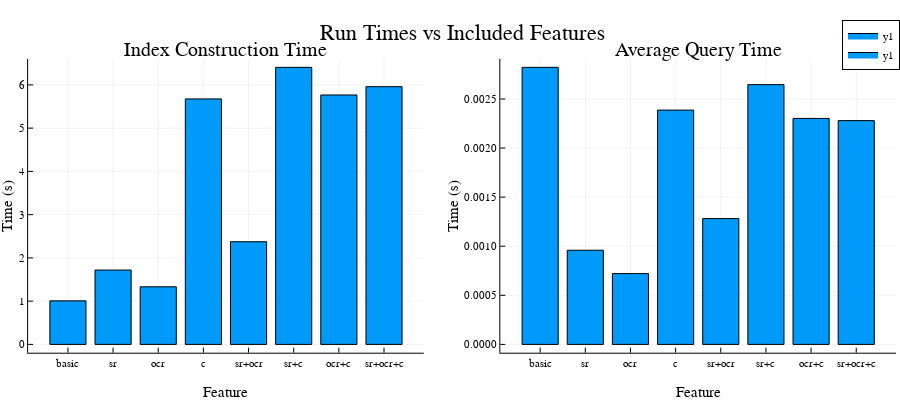

The code cell stored with this chart in its notebook:
### Markdown cell above
These distributions appear notably bimodal. I have a feeling that including extra sources of text is probably to blame. Let's see if that's the case.

### Code cell
sr_mask = (indexes[:,"sr"].==1)
ocr_mask = (indexes[:,"ocr"].==1)
c_mask = (indexes[:,"comments"].==1)


p1 = bar(
    [
        mean(indexes[(!).(sr_mask).&&(!).(ocr_mask).&&(!).(c_mask),"indexing_time"]),
        mean(indexes[(sr_mask).&&(!).(ocr_mask).&&(!).(c_mask),"indexing_time"]),
        mean(indexes[(!).(sr_mask).&&(ocr_mask).&&(!).(c_mask),"indexing_time"]),
        mean(indexes[(!).(sr_mask).&&(!).(ocr_mask).&&(c_mask),"indexing_time"]),
        mean(indexes[(sr_mask).&&(ocr_mask).&&(!).(c_mask),"indexing_time"]),
        mean(indexes[(sr_mask).&&(!).(ocr_mask).&&(c_mask),"indexing_time"]),
        mean(indexes[(!).(sr_mask).&&(ocr_mask).&&(c_mask),"indexing_time"]),
        mean(indexes[(sr_mask).&&(ocr_mask).&&(c_mask),"indexing_time"])
    ],
    xticks = (1:8, ["basic","sr","ocr","c","sr+ocr","sr+c","ocr+c","sr+ocr+c"]),
    title = "Index Construction Time",
    xlabel = "Feature",
    ylabel = "Time (s)",
    legend = false
)

p2 = bar(
    [
        mean(indexes[(!).(sr_mask).&&(!).(ocr_mask).&&(!).(c_mask),"index_avg_query_time"]),
        mean(indexes[(sr_mask).&&(!).(ocr_mask).&&(!).(c_mask),"index_avg_query_time"]),
        mean(indexes[(!).(sr_mask).&&(ocr_mask).&&(!).(c_mask),"index_avg_query_time"]),
        mean(indexes[(!).(sr_mask).&&(!).(ocr_mask).&&(c_mask),"index_avg_query_time"]),
        mean(indexes[(sr_mask).&&(ocr_mask).&&(!).(c_mask),"index_avg_query_time"]),
        mean(indexes[(sr_mask).&&(!).(ocr_mask).&&(c_mask),"index_avg_query_time"]),
        mean(indexes[(!).(sr_mask).&&(ocr_mask).&&(c_mask),"index_avg_query_time"]),
        mean(indexes[(sr_mask).&&(ocr_mask).&&(c_mask),"index_avg_query_time"])
    ],
    xticks = (1:8, ["basic","sr","ocr","c","sr+ocr","sr+c","ocr+c","sr+ocr+c"]),
    title = "Average Query Time",
    xlabel = "Feature",
    ylabel = "Time (s)",
    legend = false
)


plot([p1,p2]..., layout=(1,2), size=(900,400), plot_title = "Run Times vs Included Features")

### Figure 1 — Plotly figure (JSON) as saved in the notebook; plotly's stock layout.template omitted (floating-point values rounded to 4 significant figures)
{"data": [{"fill": "tozeroy", "fillcolor": "rgba(0, 154, 250, 1.000)", "legendgroup": "y1", "line": {"color": "rgba(0, 0, 0, 1.000)", "dash": "solid", "width": 1}, "mode": "lines", "name": "y1", "showlegend": true, "type": "scatter", "x": [0.6, 0.6, 1.4, 1.4, 0.6, 0.6], "xaxis": "x1", "y": [1.007, 0, 0, 1.007, 1.007, 1.007], "yaxis": "y1"}, {"fill": "tozeroy", "fillcolor": "rgba(0, 154, 250, 1.000)", "legendgroup": "y1", "line": {"color": "rgba(0, 0, 0, 1.000)", "dash": "solid", "width": 1}, "mode": "lines", "name": "y1", "showlegend": false, "type": "scatter", "x": [1.6, 1.6, 2.4, 2.4, 1.6, 1.6], "xaxis": "x1", "y": [1.719, 0, 0, 1.719, 1.719, 1.719], "yaxis": "y1"}, {"fill": "tozeroy", "fillcolor": "rgba(0, 154, 250, 1.000)", "legendgroup": "y1", "line": {"color": "rgba(0, 0, 0, 1.000)", "dash": "solid", "width": 1}, "mode": "lines", "name": "y1", "showlegend": false, "type": "scatter", "x": [2.6, 2.6, 3.4, 3.4, 2.6, 2.6], "xaxis": "x1", "y": [1.332, 0, 0, 1.332, 1.332, 1.332], "yaxis": "y1"}, {"fill": "tozeroy", "fillcolor": "rgba(0, 154, 250, 1.000)", "legendgroup": "y1", "line": {"color": "rgba(0, 0, 0, 1.000)", "dash": "solid", "width": 1}, "mode": "lines", "name": "y1", "showlegend": false, "type": "scatter", "x": [3.6, 3.6, 4.4, 4.4, 3.6, 3.6], "xaxis": "x1", "y": [5.676, 0, 0, 5.676, 5.676, 5.676], "yaxis": "y1"}, {"fill": "tozeroy", "fillcolor": "rgba(0, 154, 250, 1.000)", "legendgroup": "y1", "line": {"color": "rgba(0, 0, 0, 1.000)", "dash": "solid", "width": 1}, "mode": "lines", "name": "y1", "showlegend": false, "type": "scatter", "x": [4.6, 4.6, 5.4, 5.4, 4.6, 4.6], "xaxis": "x1", "y": [2.374, 0, 0, 2.374, 2.374, 2.374], "yaxis": "y1"}, {"fill": "tozeroy", "fillcolor": "rgba(0, 154, 250, 1.000)", "legendgroup": "y1", "line": {"color": "rgba(0, 0, 0, 1.000)", "dash": "solid", "width": 1}, "mode": "lines", "name": "y1", "showlegend": false, "type": "scatter", "x": [5.6, 5.6, 6.4, 6.4, 5.6, 5.6], "xaxis": "x1", "y": [6.405, 0, 0, 6.405, 6.405, 6.405], "yaxis": "y1"}, {"fill": "tozeroy", "fillcolor": "rgba(0, 154, 250, 1.000)", "legendgroup": "y1", "line": {"color": "rgba(0, 0, 0, 1.000)", "dash": "solid", "width": 1}, "mode": "lines", "name": "y1", "showlegend": false, "type": "scatter", "x": [6.6, 6.6, 7.4, 7.4, 6.6, 6.6], "xaxis": "x1", "y": [5.767, 0, 0, 5.767, 5.767, 5.767], "yaxis": "y1"}, {"fill": "tozeroy", "fillcolor": "rgba(0, 154, 250, 1.000)", "legendgroup": "y1", "line": {"color": "rgba(0, 0, 0, 1.000)", "dash": "solid", "width": 1}, "mode": "lines", "name": "y1", "showlegend": false, "type": "scatter", "x": [7.6, 7.6, 8.4, 8.4, 7.6, 7.6], "xaxis": "x1", "y": [5.959, 0, 0, 5.959, 5.959, 5.959], "yaxis": "y1"}, {"colorbar": {"title": ""}, "legendgroup": "y1", "marker": {"color": "rgba(0, 154, 250, 0.000)", "line": {"color": "rgba(0, 0, 0, 0.000)", "width": 1}, "size": 0, "symbol": "circle"}, "mode": "markers", "name": "y1", "showlegend": false, "type": "scatter", "x": [1, 2, 3, 4, 5, 6, 7, 8], "xaxis": "x1", "y": [1.007, 1.719, 1.332, 5.676, 2.374, 6.405, 5.767, 5.959], "yaxis": "y1", "zmax": null, "zmin": null}, {"fill": "tozeroy", "fillcolor": "rgba(0, 154, 250, 1.000)", "legendgroup": "y1", "line": {"color": "rgba(0, 0, 0, 1.000)", "dash": "solid", "width": 1}, "mode": "lines", "name": "y1", "showlegend": true, "type": "scatter", "x": [0.6, 0.6, 1.4, 1.4, 0.6, 0.6], "xaxis": "x2", "y": [0.002822, 0, 0, 0.002822, 0.002822, 0.002822], "yaxis": "y2"}, {"fill": "tozeroy", "fillcolor": "rgba(0, 154, 250, 1.000)", "legendgroup": "y1", "line": {"color": "rgba(0, 0, 0, 1.000)", "dash": "solid", "width": 1}, "mode": "lines", "name": "y1", "showlegend": false, "type": "scatter", "x": [1.6, 1.6, 2.4, 2.4, 1.6, 1.6], "xaxis": "x2", "y": [0.0009591, 0, 0, 0.0009591, 0.0009591, 0.0009591], "yaxis": "y2"}, {"fill": "tozeroy", "fillcolor": "rgba(0, 154, 250, 1.000)", "legendgroup": "y1", "line": {"color": "rgba(0, 0, 0, 1.000)", "dash": "solid", "width": 1}, "mode": "lines", "name": "y1", "showlegend": false, "type": "scatter", "x": [2.6, 2.6, 3.4, 3.4, 2.6, 2.6], "xaxis": "x2", "y": [0.0007215, 0, 0, 0.0007215, 0.0007215, 0.0007215], "yaxis": "y2"}, {"fill": "tozeroy", "fillcolor": "rgba(0, 154, 250, 1.000)", "legendgroup": "y1", "line": {"color": "rgba(0, 0, 0, 1.000)", "dash": "solid", "width": 1}, "mode": "lines", "name": "y1", "showlegend": false, "type": "scatter", "x": [3.6, 3.6, 4.4, 4.4, 3.6, 3.6], "xaxis": "x2", "y": [0.002387, 0, 0, 0.002387, 0.002387, 0.002387], "yaxis": "y2"}, {"fill": "tozeroy", "fillcolor": "rgba(0, 154, 250, 1.000)", "legendgroup": "y1", "line": {"color": "rgba(0, 0, 0, 1.000)", "dash": "solid", "width": 1}, "mode": "lines", "name": "y1", "showlegend": false, "type": "scatter", "x": [4.6, 4.6, 5.4, 5.4, 4.6, 4.6], "xaxis": "x2", "y": [0.001282, 0, 0, 0.001282, 0.001282, 0.001282], "yaxis": "y2"}, {"fill": "tozeroy", "fillcolor": "rgba(0, 154, 250, 1.000)", "legendgroup": "y1", "line": {"color": "rgba(0, 0, 0, 1.000)", "dash": "solid", "width": 1}, "mode": "lines", "name": "y1", "showlegend": false, "type": "scatter", "x": [5.6, 5.6, 6.4, 6.4, 5.6, 5.6], "xaxis": "x2", "y": [0.002646, 0, 0, 0.002646, 0.002646, 0.002646], "yaxis": "y2"}, {"fill": "tozeroy", "fillcolor": "rgba(0, 154, 250, 1.000)", "legendgroup": "y1", "line": {"color": "rgba(0, 0, 0, 1.000)", "dash": "solid", "width": 1}, "mode": "lines", "name": "y1", "showlegend": false, "type": "scatter", "x": [6.6, 6.6, 7.4, 7.4, 6.6, 6.6], "xaxis": "x2", "y": [0.002302, 0, 0, 0.002302, 0.002302, 0.002302], "yaxis": "y2"}, {"fill": "tozeroy", "fillcolor": "rgba(0, 154, 250, 1.000)", "legendgroup": "y1", "line": {"color": "rgba(0, 0, 0, 1.000)", "dash": "solid", "width": 1}, "mode": "lines", "name": "y1", "showlegend": false, "type": "scatter", "x": [7.6, 7.6, 8.4, 8.4, 7.6, 7.6], "xaxis": "x2", "y": [0.00228, 0, 0, 0.00228, 0.00228, 0.00228], "yaxis": "y2"}, {"colorbar": {"title": ""}, "legendgroup": "y1", "marker": {"color": "rgba(0, 154, 250, 0.000)", "line": {"color": "rgba(0, 0, 0, 0.000)", "width": 1}, "size": 0, "symbol": "circle"}, "mode": "markers", "name": "y1", "showlegend": false, "type": "scatter", "x": [1, 2, 3, 4, 5, 6, 7, 8], "xaxis": "x2", "y": [0.002822, 0.0009591, 0.0007215, 0.002387, 0.001282, 0.002646, 0.002302, 0.00228], "yaxis": "y2", "zmax": null, "zmin": null}], "layout": {"annotations": [{"font": {"color": "rgba(0, 0, 0, 1.000)", "family": "sans-serif", "size": 20}, "rotation": 0, "showarrow": false, "text": "Index Construction Time", "x": 0.2511, "xanchor": "center", "xref": "paper", "y": 0.95, "yanchor": "top", "yref": "paper"}, {"font": {"color": "rgba(0, 0, 0, 1.000)", "family": "sans-serif", "size": 20}, "rotation": 0, "showarrow": false, "text": "Average Query Time", "x": 0.7758, "xanchor": "center", "xref": "paper", "y": 0.95, "yanchor": "top", "yref": "paper"}, {"font": {"color": "rgba(0, 0, 0, 1.000)", "family": "sans-serif", "size": 22}, "rotation": 0, "showarrow": false, "text": "Run Times vs Included Features", "x": 0.5134, "xanchor": "center", "xref": "paper", "y": 1, "yanchor": "top", "yref": "paper"}], "height": 400, "legend": {"bgcolor": "rgba(255, 255, 255, 1.000)", "bordercolor": "rgba(0, 0, 0, 1.000)", "borderwidth": 1, "font": {"color": "rgba(0, 0, 0, 1.000)", "family": "sans-serif", "size": 11}, "title": {"font": {"color": "rgba(0, 0, 0, 1.000)", "family": "sans-serif", "size": 15}, "text": ""}, "tracegroupgap": 0, "traceorder": "normal", "x": 1, "xanchor": "auto", "y": 1, "yanchor": "auto"}, "margin": {"b": 20, "l": 0, "r": 0, "t": 20}, "paper_bgcolor": "rgba(255, 255, 255, 1.000)", "plot_bgcolor": "rgba(255, 255, 255, 1.000)", "showlegend": true, "width": 900, "xaxis1": {"anchor": "y1", "domain": [0.03123, 0.4709], "gridcolor": "rgba(0, 0, 0, 0.100)", "gridwidth": 0.5, "linecolor": "rgba(0, 0, 0, 1.000)", "mirror": false, "range": [0.118, 8.882], "showgrid": true, "showline": true, "showticklabels": true, "tickangle": 0, "tickcolor": "rgb(0, 0, 0)", "tickfont": {"color": "rgba(0, 0, 0, 1.000)", "family": "sans-serif", "size": 11}, "tickmode": "array", "ticks": "inside", "ticktext": ["basic", "sr", "ocr", "c", "sr+ocr", "sr+c", "ocr+c", "sr+ocr+c"], "tickvals": [1, 2, 3, 4, 5, 6, 7, 8], "title": "Feature", "titlefont": {"color": "rgba(0, 0, 0, 1.000)", "family": "sans-serif", "size": 15}, "type": "-", "visible": true, "zeroline": false, "zerolinecolor": "rgba(0, 0, 0, 1.000)"}, "xaxis2": {"anchor": "y2", "domain": [0.5559, 0.9956], "gridcolor": "rgba(0, 0, 0, 0.100)", "gridwidth": 0.5, "linecolor": "rgba(0, 0, 0, 1.000)", "mirror": false, "range": [0.118, 8.882], "showgrid": true, "showline": true, "showticklabels": true, "tickangle": 0, "tickcolor": "rgb(0, 0, 0)", "tickfont": {"color": "rgba(0, 0, 0, 1.000)", "family": "sans-serif", "size": 11}, "tickmode": "array", "ticks": "inside", "ticktext": ["basic", "sr", "ocr", "c", "sr+ocr", "sr+c", "ocr+c", "sr+ocr+c"], "tickvals": [1, 2, 3, 4, 5, 6, 7, 8], "title": "Feature", "titlefont": {"color": "rgba(0, 0, 0, 1.000)", "family": "sans-serif", "size": 15}, "type": "-", "visible": true, "zeroline": false, "zerolinecolor": "rgba(0, 0, 0, 1.000)"}, "xaxis3": {"anchor": "y3", "domain": [0.03123, 0.9956], "gridcolor": "rgba(0, 0, 0, 0.100)", "gridwidth": 0.5, "linecolor": "rgba(0, 0, 0, 1.000)", "mirror": false, "range": [0, 1], "showgrid": true, "showline": false, "showticklabels": true, "tickangle": 0, "tickcolor": "rgb(0, 0, 0)", "tickfont": {"color": "rgba(0, 0, 0, 1.000)", "family": "sans-serif", "size": 11}, "tickmode": "array", "ticks": "inside", "ticktext": ["0.0", "0.2", "0.4", "0.6", "0.8", "1.0"], "tickvals": [0, 0.2, 0.4, 0.6, 0.8, 1], "title": "", "titlefont": {"color": "rgba(0, 0, 0, 1.000)", "family": "sans-serif", "size": 15}, "type": "-", "visible": false, "zeroline": false, "zerolinecolor": "rgba(0, 0, 0, 1.000)"}, "yaxis1": {"anchor": "x1", "domain": [0.07581, 0.8915], "gridcolor": "rgba(0, 0, 0, 0.100)", "gridwidth": 0.5, "linecolor": "rgba(0, 0, 0, 1.000)", "mirror": false, "range": [-0.1922, 6.598], "showgrid": true, "showline": true, "showticklabels": true, "tickangle": 0, "tickcolor": "rgb(0, 0, 0)", "tickfont": {"color": "rgba(0, 0, 0, 1.000)", "family": "sans-serif", "size": 11}, "tickmode": "array", "ticks": "inside", "ticktext": ["0", "1", "2", "3", "4", "5", "6"], "tickvals": [0, 1, 2, 3, 4, 5, 6], "title": "Time (s)", "titlefont": {"color": "rgba(0, 0, 0, 1.000)", "family": "sans-serif", "size": 15}, "type": "-", "visible": true, "zeroline": false, "zerolinecolor": "rgba(0, 0, 0, 1.000)"}, "yaxis2": {"anchor": "x2", "domain": [0.07581, 0.8915], "gridcolor": "rgba(0, 0, 0, 0.100)", "gridwidth": 0.5, "linecolor": "rgba(0, 0, 0, 1.000)", "mirror": false, "range": [-8.467e-05, 0.002907], "showgrid": true, "showline": true, "showticklabels": true, "tickangle": 0, "tickcolor": "rgb(0, 0, 0)", "tickfont": {"color": "rgba(0, 0, 0, 1.000)", "family": "sans-serif", "size": 11}, "tickmode": "array", "ticks": "inside", "ticktext": ["0.0000", "0.0005", "0.0010", "0.0015", "0.0020", "0.0025"], "tickvals": [0, 0.0005, 0.001, 0.0015, 0.002, 0.0025], "title": "Time (s)", "titlefont": {"color": "rgba(0, 0, 0, 1.000)", "family": "sans-serif", "size": 15}, "type": "-", "visible": true, "zeroline": false, "zerolinecolor": "rgba(0, 0, 0, 1.000)"}, "yaxis3": {"anchor": "x3", "domain": [0.95, 1], "gridcolor": "rgba(0, 0, 0, 0.100)", "gridwidth": 0.5, "linecolor": "rgba(0, 0, 0, 1.000)", "mirror": false, "range": [0, 1], "showgrid": true, "showline": false, "showticklabels": true, "tickangle": 0, "tickcolor": "rgb(0, 0, 0)", "tickfont": {"color": "rgba(0, 0, 0, 1.000)", "family": "sans-serif", "size": 11}, "tickmode": "array", "ticks": "inside", "ticktext": ["0.0", "0.2", "0.4", "0.6", "0.8", "1.0"], "tickvals": [0, 0.2, 0.4, 0.6, 0.8, 1], "title": "", "titlefont": {"color": "rgba(0, 0, 0, 1.000)", "family": "sans-serif", "size": 15}, "type": "-", "visible": false, "zeroline": false, "zerolinecolor": "rgba(0, 0, 0, 1.000)"}}}
